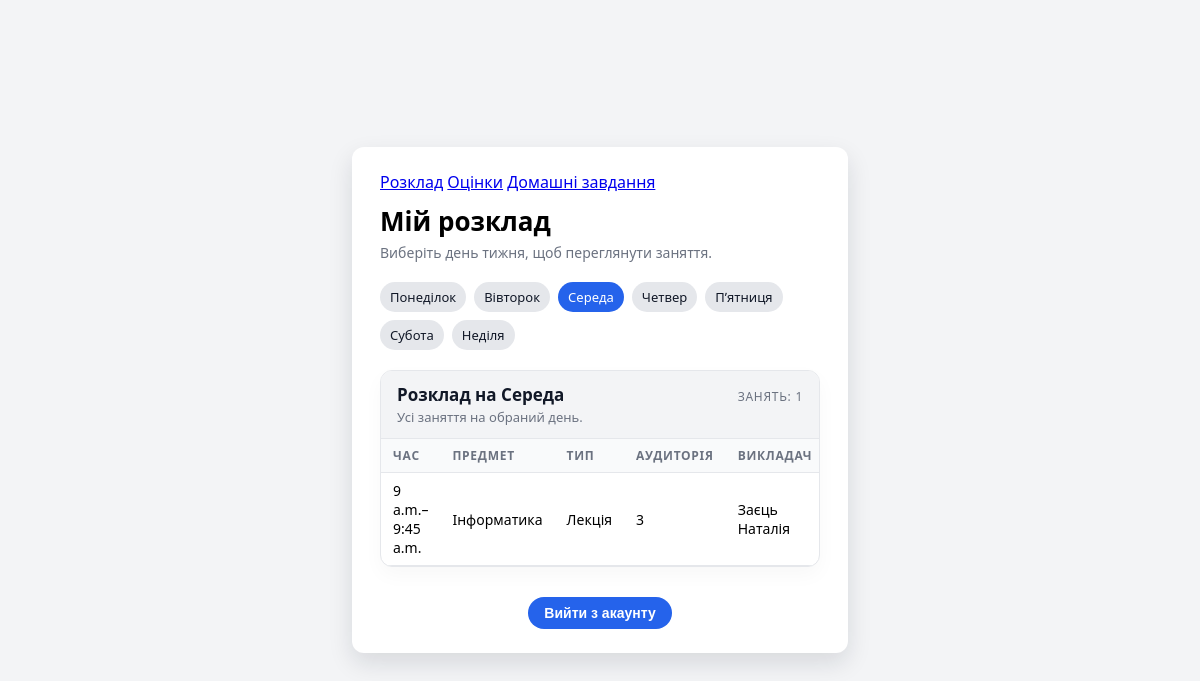
Screenshot of /schedule/?day=2 (signed in) with the database file from the repository.
### diary/models.py (models this page shows, shortened)
class Lesson(models.Model):
    WEEKDAYS = [
        (0, "Понеділок"),
        (1, "Вівторок"),
        (2, "Середа"),
        (3, "Четвер"),
        (4, "Пʼятниця"),
        (5, "Субота"),
        (6, "Неділя"),
    ]
    LESSON_TYPES = [
        ("lecture", "Лекція"),
        ("practice", "Практика"),
        ("lab", "Лабораторна"),
        ("other", "Інше"),
    ]
    subject = models.ForeignKey(Subject, on_delete=models.CASCADE, verbose_name="Предмет")
    weekday = models.IntegerField("День тижня", choices=WEEKDAYS)
    start_time = models.TimeField("Початок")
    end_time = models.TimeField("Кінець")
    room = models.CharField("Аудиторія", max_length=50, blank=True)
    teacher = models.CharField("Викладач", max_length=100, blank=True)
    lesson_type = models.CharField(
        "Тип заняття", max_length=20, choices=LESSON_TYPES, default="lecture"
    )
    class Meta:
        verbose_name = "Заняття"
        verbose_name_plural = "Заняття"
        ordering = ["weekday", "start_time"]

class Subject(models.Model):
    name = models.CharField("Назва предмета", max_length=100)
    short_name = models.CharField("Коротка назва", max_length=30, blank=True)
    class Meta:
        verbose_name = "Предмет"
        verbose_name_plural = "Предмети"
    def __str__(self):
        return self.short_name or self.name

### diary/views.py (the view)
# urls.py: path('schedule/', schedule_view, name='schedule'),
@login_required
def schedule_view(request):
    try:
        current_day = int(request.GET.get("day", -1))
    except ValueError:
        current_day = -1
    if current_day not in range(0, 7):
        current_day = 0
    lessons = Lesson.objects.filter(weekday=current_day).order_by("start_time")
    context = {
        "current_day": current_day,
        "lessons": lessons,
        "weekdays": Lesson.WEEKDAYS,
    }
    return render(request, "diary/schedule.html", context)

### templates/diary/schedule.html (shortened to what this page needs)
{% extends "base.html" %}
{% block content %}
<div class="card">
    <div style="display:flex; justify-content:space-between; align-items:center; margin-bottom:10px;">
        <div class="view-switch">
            <a href="{% url 'schedule' %}" class="view-pill view-pill-active">Розклад</a>
            <a href="{% url 'grades' %}" class="view-pill">Оцінки</a>
            <a href="{% url 'homework' %}" class="view-pill">Домашні завдання</a>
        </div>
    </div>
    <h1>Мій розклад</h1>
    <p class="subtitle">Виберіть день тижня, щоб переглянути заняття.</p>
    <div style="display:flex; gap:8px; margin-bottom:18px; flex-wrap:wrap;">
        {% for value, label in weekdays %}
            <a href="{% url 'schedule' %}?day={{ value }}"
               class="day-pill {% if value == current_day %}day-pill-active{% endif %}">
                {{ label }}
            </a>
        {% endfor %}
    </div>
    <section class="subject-section">
        <div class="subject-header-row">
            <div>
                <div class="subject-title">
                    Розклад на
                    {% for value, label in weekdays %}
                        {% if value == current_day %} {{ label }}{% endif %}
                    {% endfor %}
                </div>
                <div class="subject-subtitle">
                    Усі заняття на обраний день.
                </div>
            </div>
            <div class="subject-meta">
                Занять: {{ lessons|length }}
            </div>
        </div>
        {% if lessons %}
            <table class="grades-table">
                <thead>
                <tr>
                    <th>Час</th>
                    <th>Предмет</th>
                    <th>Тип</th>
                    <th>Аудиторія</th>
                    <th>Викладач</th>
                </tr>
                </thead>
                <tbody>
                {% for lesson in lessons %}
                    <tr>
                        <td>{{ lesson.start_time }}–{{ lesson.end_time }}</td>
                        <td>{{ lesson.subject }}</td>
                        <td>{{ lesson.get_lesson_type_display }}</td>
                        <td>{{ lesson.room|default:"—" }}</td>
                        <td>{{ lesson.teacher|default:"—" }}</td>
                    </tr>
                {% endfor %}
                </tbody>
            </table>
        {% else %}
            <p class="text-muted center" style="margin: 14px 0;">
                На цей день занять поки що не додано.
            </p>
        {% endif %}
    </section>
    <div class="bottom-link center" style="margin-top:22px;">
        <form method="post" action="{% url 'logout' %}">
            <button type="submit" class="btn-primary" style="width:auto; padding:8px 16px;">
                Вийти з акаунту
            </button>
        </form>
    </div>
</div>
{% endblock %}

### templates/base.html (style rules this page uses)
.subject-section { margin-top: 20px; border-radius: 12px; border: 1px solid #e5e7eb; background: #ffffff; overflow: hidden; box-shadow: 0 8px 20px rgba(15, 23, 42, 0.03); }
.subject-header-row { display: flex; justify-content: space-between; align-items: baseline; padding: 12px 16px; background: #f3f4f6; border-bottom: 1px solid #e5e7eb; }
.subject-title { font-size: 17px; font-weight: 600; color: #111827; }
.subject-subtitle { font-size: 13px; color: #6b7280; margin-top: 2px; }
.subject-meta { font-size: 12px; color: #6b7280; text-transform: uppercase; letter-spacing: .06em; }
.grades-table { width: 100%; border-collapse: collapse; font-size: 14px; }
.grades-table thead th { padding: 8px 12px; text-align: left; font-size: 12px; text-transform: uppercase; letter-spacing: .06em; color: #6b7280; background: #f9fafb; border-bottom: 1px solid #e5e7eb; }
.grades-table tbody td { padding: 8px 12px; border-bottom: 1px solid #e5e7eb; }
.center { text-align: center; }
body { font-family: system-ui, -apple-system, BlinkMacSystemFont, "Segoe UI", sans-serif; background: #f3f4f6; margin: 0; padding: 0; }
h1 { margin-top: 0; margin-bottom: 4px; font-size: 26px; }
.subtitle { margin: 0 0 20px; color: #6b7280; font-size: 14px; }
.btn-primary { margin-top: 8px; width: 100%; padding: 10px 14px; border-radius: 999px; border: none; background: #2563eb; color: white; font-weight: 600; font-size: 14px; cursor: pointer; }
.bottom-link { margin-top: 14px; font-size: 13px; text-align: center; }
.day-pill { padding: 6px 10px; border-radius: 999px; font-size: 13px; text-decoration: none; background: #e5e7eb; color: #111827; display: inline-block; }
.day-pill-active { background: #2563eb; color: #ffffff; }

### rows the page displays
Lesson: start_time "9 a.m.", end_time "9:45 a.m.", subject "Інформатика", lesson_type "Лекція", room "3", teacher "Заєць Наталія"

### other values shown
{{ label }} "Понеділок" "Вівторок" "Середа" "Четвер" "Пʼятниця" "Субота" "Неділя"
{{ label }} "Середа"
{{ lessons|length }} "1"
